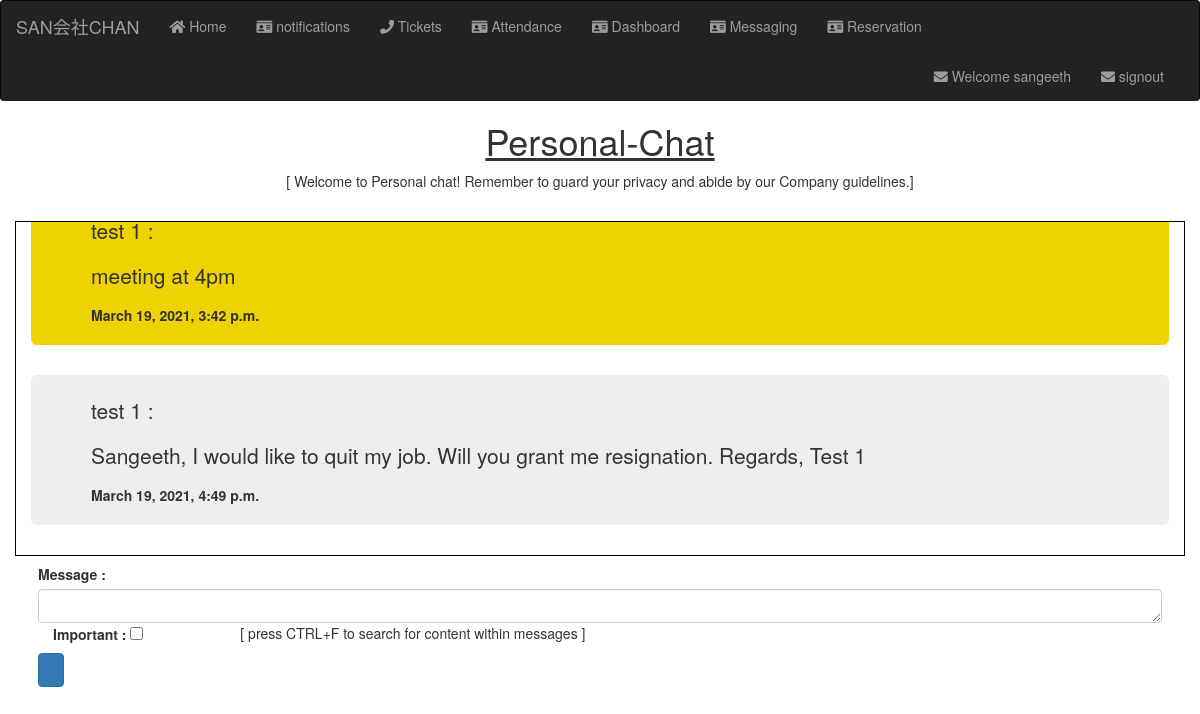
Page /message/chat/1 (signed in) on the earlier database version.
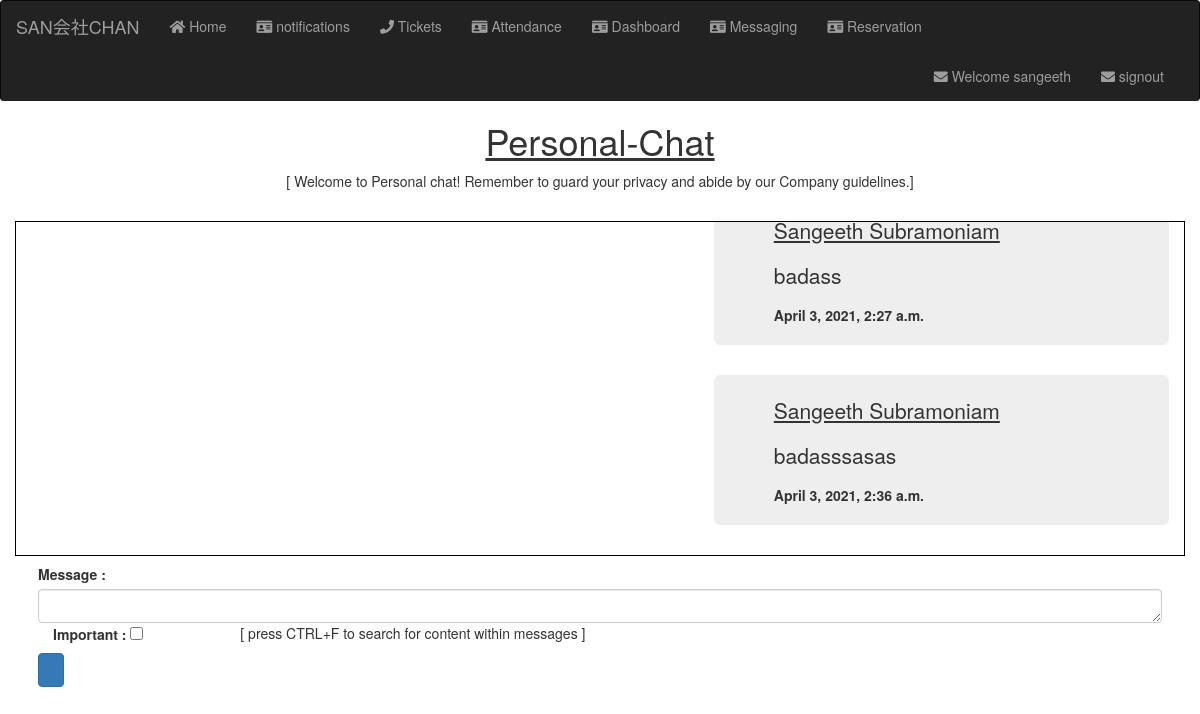
Same page on the later database version.
### messaging/models.py (models this page shows)
class Messaging(models.Model):
    user = models.ForeignKey(User, on_delete=models.CASCADE, related_name= "emp_messaging")
    user_profile = models.ForeignKey(user_profile, on_delete=models.CASCADE , related_name= "user_profile_messaging")
    employee = models.ForeignKey(Employee, on_delete=models.CASCADE , related_name= "emp_messaging")
    message = models.TextField(max_length=300)
    sender = models.ForeignKey(Employee, on_delete=models.CASCADE , related_name= "emp_sender_messaging")
    reciever = models.ForeignKey(Employee, on_delete=models.CASCADE , related_name= "emp_reciever_messaging" , blank=True , null=True)
    created_at = models.DateTimeField(auto_now_add=True)
    important = models.BooleanField(blank = True, null=True)
    def __str__(self):
        name = str(self.sender) +' ' +  str(self.message)[0:10]
        return str(name)

### structure/models.py (models this page shows, shortened)
class Employee(models.Model):
    user_profile = models.ForeignKey(user_profile, on_delete=models.CASCADE, null=True, blank=True )
    emp_no = models.IntegerField( primary_key=True)
    birth_date = models.DateField()
    first_name = models.CharField(max_length=14 , help_text="This is the grey text")
    last_name = models.CharField(max_length=16)
    gender = models.CharField(max_length=1)
    hire_date = models.DateField()
    address = models.TextField(max_length=100, blank = True, null=True, default="NAN")
    class Meta:
        verbose_name = ('employee')
        verbose_name_plural = ('employees')
    def __str__(self):
        return "{} {}".format(self.first_name, self.last_name)

### messaging/views.py (the view, shortened to what this page needs)
# urls.py: path('chat/<int:pk>', views.chat , name = "chat"),
def chat(request,pk):
    sender_msg = Messaging.objects.all().filter(reciever__user_profile__user=request.user , sender__emp_no = pk)
    reciever_msg = Messaging.objects.all().filter(sender__user_profile__user=request.user , reciever__emp_no = pk)
    curr_user = request.user
    curr_user_emp = Employee.objects.get(user_profile__email = curr_user.email)
    result_list = sorted(
    chain(sender_msg, reciever_msg),
    key=attrgetter('created_at') , reverse=True)
    print('sender msg ', curr_user)
    print('reciever msg ', curr_user_emp)
    print(result_list)
    context = {
        'curr_user' : curr_user ,
        'curr_user_employee' : curr_user_emp ,
        'msg_list' : result_list ,
        'pk_no' : pk ,
    }
    return render(request,'messaging/chat.html' , context)

### templates/messaging/chat.html (shortened to what this page needs)
<!DOCTYPE html>
{% extends "base.html" %}
{% load static %}
{% block body %}
<h1  style="text-align: center; padding:0px ;"> <u> Personal-Chat </u> </h1>
    <p style="text-align: center;  padding:0px ;">[ Welcome to Personal chat! Remember to guard your privacy and abide by our Company guidelines.]</p> <br>
    <div class="container msg-div" style="border: 1px solid black; ">
    {% for items in msg_list %}
            {% if items.sender == curr_user_employee %}
                {% if items.important == True %}
                    <div class="jumbotron chat-jumbotron-right" style= "background-color:#eed202;">
                            <p> <u> {{items.sender}}  </u> </p>
                            <p> {{items.message}} </p>
                            <b> {{items.created_at}} </b>
                    </div>
                {% else %}
                    <div class="jumbotron chat-jumbotron-right">
                        <p> <u> {{items.sender}}  </u> </p>
                        <p> {{items.message}} </p>
                        <b> {{items.created_at}} </b>
                    </div>
                {% endif %}
            {% else %}
                {% if items.important == True %}
                    <div class="jumbotron chat-jumbotron-left" style= "background-color:#eed202;" >
                        <p> {{items.sender}} : </p>
                        <p>{{items.message}}</p>
                        <b>{{items.created_at}}</b>
                    </div>
                {% else %}
                    <div class="jumbotron chat-jumbotron-left">
                        <p> {{items.sender}} : </p>
                        <p>{{items.message}}</p>
                        <b>{{items.created_at}}</b>
                    </div>
                {% endif %}
            {% endif %}
    {% endfor %}
</div>
<div class="container message-input-bottom" >
    <form id = "message_form" style="padding : 8px" method=POST>
        <div class="form-group">
            <label for="message"> Message : </label>
            <textarea class="form-control" name="message" rows="1" id="message_text" onkeyup='saveValue(this);'> </textarea>
            <div class="col-sm-12">
                <div class="row">
                    <div class="col-sm-2">
                        <label for="important"> Important : </label>
                        <input type="checkbox" name="important">
                    </div>
                    <div class="col-sm-9">
                        <p style="padding-left: 0px;">[ press CTRL+F to search for content within messages ]</p>
                    </div>
                </div>
            </div>
            <input type="submit" class="btn btn-primary" id="form-submit" value="Send">
        </div>
    </form>
</div>
{% endblock %}

### templates/base.html (shortened to what this page needs)
<!DOCTYPE html>
{% load static %}
<html lang="en">
<head>
    <link rel="stylesheet" href="https://maxcdn.bootstrapcdn.com/bootstrap/3.3.7/css/bootstrap.min.css">
    <link rel="stylesheet" href="https://use.fontawesome.com/releases/v5.7.0/css/all.css">
    <link rel="stylesheet" href="{% static 'css/base.css' %}">
</head>
<body>
    <nav class="navbar navbar-inverse " style=" margin-bottom:0px ; border-bottom : 0px;">
        <div class="container-fluid">
            <div class="navbar-header">
                <a class="navbar-brand" href="/">SAN会社CHAN</a>
            </div>
            <ul class="nav navbar-nav">
                <li> <a href="/"> <i class="fa fa-home" aria-hidden="true"> </i>  Home</a> </li>
                <li><a href="{% url 'homepage:notifications' %}"> <i class="fa fa-id-card" aria-hidden="true"></i> notifications</a></li>
                {% if user.is_authenticated %}
                    <li><a href=" {% url 'homepage:tickets' %}"> <i class="fa fa-phone" aria-hidden="true"></i></i> Tickets</a></li>
                    <li><a href="{% url 'attendance:attendance' %}"> <i class="fa fa-id-card" aria-hidden="true"></i> Attendance </a></li>
                    <li><a href="{% url 'dashboard:home' %}"> <i class="fa fa-id-card" aria-hidden="true"></i> Dashboard </a></li>
                    <li><a href="{% url 'messaging:home' %}"> <i class="fa fa-id-card" aria-hidden="true"></i> Messaging </a></li>
                    <li><a href="{% url 'reservation:home' %}"> <i class="fa fa-id-card" aria-hidden="true"></i> Reservation </a></li>
                {% endif %}
            </ul>
            {% if user.is_authenticated %}
            <ul class = "nav navbar-nav navbar-right">
                <li><a href=" {% url 'homepage:profile' %}"> <i class="fa fa-envelope" aria-hidden="true"></i> Welcome {{user.username}} </a></li>
                <li style="padding-right: 20px;"><a href="{% url 'registration:signout' %}"> <i class="fa fa-envelope" aria-hidden="true"></i> signout </a></li>
            {% endif %}
        </div>
    </nav>
    <div class="container base-container" style=" padding:0px ;">
        {% block body %}
        {% endblock %}
    </div>
</body>
</html>

### static/css/base.css (style rules this page uses)
.chat-jumbotron-right { padding : 20px; margin-left: 60%; max-width: 80%; }
.msg-div { width: 100%; height: 335px; overflow: auto; text-align:justify; display: flex; flex-direction: column-reverse; }
.message-input-bottom { height:30px; margin: 0; clear: both; width:100%; position: relative; }

Differences in the rows shown:
no longer on this page (row unchanged): Messaging: sender "test 1", message "Sangeeth, I would like to quit my job. Will you grant me resignation. Regards, Test 1", created_at "March 19, 2021, 4:49 p.m."
no longer on this page (row unchanged): Messaging: sender "test 1", message "meeting at 4pm", created_at "March 19, 2021, 3:42 p.m."
added Messaging: sender "Sangeeth Subramoniam", message "badasssasas", created_at "April 3, 2021, 2:36 a.m."
added Messaging: sender "Sangeeth Subramoniam", message "badass", created_at "April 3, 2021, 2:27 a.m."
